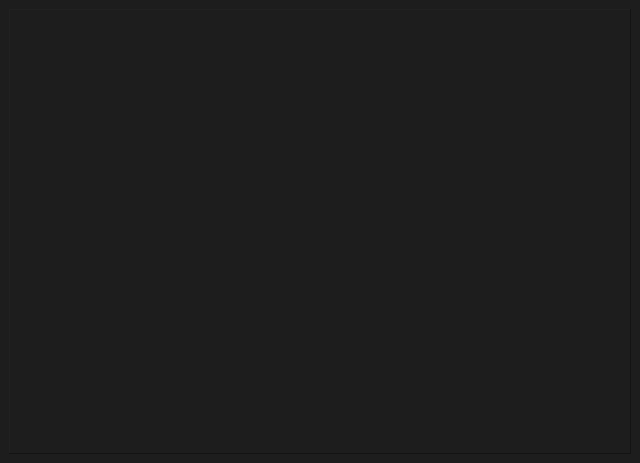
<?xml version="1.0" encoding="UTF-8"?>
<ui version="4.0">
 <class>MainWindow</class>
 <widget class="QMainWindow" name="MainWindow">
  <property name="geometry">
   <rect>
    <x>0</x>
    <y>0</y>
    <width>640</width>
    <height>463</height>
   </rect>
  </property>
  <property name="windowTitle">
   <string>MainWindow</string>
  </property>
  <property name="styleSheet">
   <string notr="true">background-color: rgb(29, 29, 29);
color: white;
</string>
  </property>
  <widget class="QWidget" name="centralwidget">
   <layout class="QGridLayout" name="gridLayout_2">
    <item row="0" column="1">
     <widget class="QStackedWidget" name="stackedWidget">
      <property name="styleSheet">
       <string notr="true"/>
      </property>
      <property name="frameShape">
       <enum>QFrame::Panel</enum>
      </property>
      <property name="frameShadow">
       <enum>QFrame::Raised</enum>
      </property>
     </widget>
    </item>
   </layout>
  </widget>
 </widget>
 <resources/>
 <connections/>
</ui>
